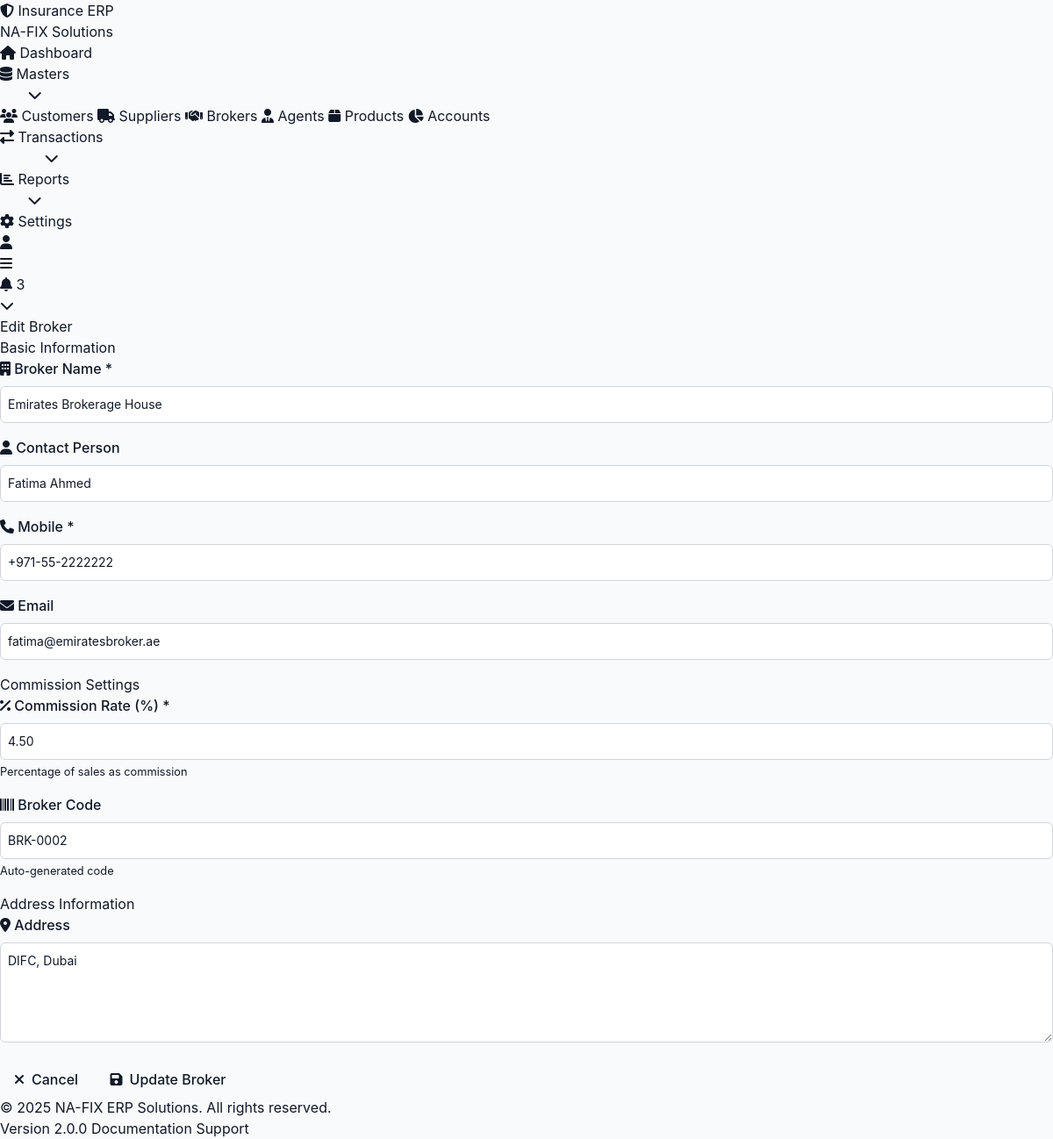
Page /brokers/edit/2 on the committed database.
### tables this page shows
CREATE TABLE IF NOT EXISTS `broker` (
  `broker_id` int(11) NOT NULL AUTO_INCREMENT,
  `broker_code` varchar(50) DEFAULT NULL,
  `broker_name` varchar(255) NOT NULL,
  `contact_person` varchar(255) DEFAULT NULL,
  `mobile` varchar(20) NOT NULL,
  `email` varchar(100) DEFAULT NULL,
  `address` text,
  `commission_rate` decimal(5,2) DEFAULT 0.00,
  `status` tinyint(1) DEFAULT 1,
  PRIMARY KEY (`broker_id`),
  UNIQUE KEY `broker_code` (`broker_code`)
);

### application/controllers/Brokers.php (called while the page is built, shortened)
<?php
class Brokers extends CI_Controller {
    public function __construct() {
        $this->load->model('Broker_model');
    }
    public function edit($broker_id) {
        $broker = $this->Broker_model->get_by_id($broker_id);
        $data = [
            'page_title' => 'Edit Broker',
            'broker' => $broker,
            'main_content' => 'brokers/form'
        ];
        $this->load->view('templates/modern_layout', $data);
    }
}

### index.php (called while the page is built, shortened)
<?php
require_once BASEPATH.'core/CodeIgniter.php';

### application/core/MY_Model.php (called while the page is built, shortened)
<?php
class MY_Model extends CI_Model {
    protected $table;
    protected $primary_key = 'id';
    public function get_by_id($id) {
        $query = $this->db->get_where($this->table, [
            $this->primary_key => $id
        ]);
        return $query->row();
    }
}

### application/views/brokers/form.php (the view, shortened to what this page needs)
<?php
$is_edit = isset($broker) && $broker;
?>
<form method="post" action="">
    <div class="grid grid-cols-1 lg:grid-cols-2 gap-6">
        <div class="space-y-6">
            <div class="bg-primary-50 border border-primary-200 rounded-lg p-4">
                <h3 class="text-lg font-semibold mb-4">Basic Information</h3>
                <div class="form-group">
                    <label><i class="fas fa-building"></i> Broker Name *</label>
                    <input type="text"
                           name="broker_name"
                           value="<?php echo $is_edit ? htmlspecialchars($broker->broker_name) : ''; ?>"
                           class="form-control"
                           required>
                </div>
                <div class="form-group">
                    <label><i class="fas fa-user"></i> Contact Person</label>
                    <input type="text"
                           name="contact_person"
                           value="<?php echo $is_edit ? htmlspecialchars($broker->contact_person ?? '') : ''; ?>"
                           class="form-control">
                </div>
                <div class="form-group">
                    <label><i class="fas fa-phone"></i> Mobile *</label>
                    <input type="text"
                           name="mobile"
                           value="<?php echo $is_edit ? htmlspecialchars($broker->mobile) : ''; ?>"
                           class="form-control"
                           required>
                </div>
                <div class="form-group">
                    <label><i class="fas fa-envelope"></i> Email</label>
                    <input type="email"
                           name="email"
                           value="<?php echo $is_edit ? htmlspecialchars($broker->email ?? '') : ''; ?>"
                           class="form-control">
                </div>
            </div>
        </div>
        <div class="space-y-6">
            <div class="bg-success-50 border border-success-200 rounded-lg p-4">
                <h3 class="text-lg font-semibold mb-4">Commission Settings</h3>
                <div class="form-group">
                    <label><i class="fas fa-percentage"></i> Commission Rate (%) *</label>
                    <input type="number"
                           name="commission_rate"
                           value="<?php echo $is_edit ? $broker->commission_rate : '0'; ?>"
                           class="form-control"
                           min="0"
                           max="100"
                           step="0.01"
                           required>
                    <small class="text-gray-600">Percentage of sales as commission</small>
                </div>
                <?php if ($is_edit && isset($broker->broker_code)): ?>
                    <div class="form-group">
                        <label><i class="fas fa-barcode"></i> Broker Code</label>
                        <input type="text"
                               value="<?php echo htmlspecialchars($broker->broker_code); ?>"
                               class="form-control"
                               readonly
                               disabled>
                        <small class="text-gray-600">Auto-generated code</small>
                    </div>
                <?php endif; ?>
            </div>
            <div class="bg-gray-50 border border-gray-200 rounded-lg p-4">
                <h3 class="text-lg font-semibold mb-4">Address Information</h3>
                <div class="form-group">
                    <label><i class="fas fa-map-marker-alt"></i> Address</label>
                    <textarea name="address"
                              class="form-control"
                              rows="4"><?php echo $is_edit ? htmlspecialchars($broker->address ?? '') : ''; ?></textarea>
                </div>
            </div>
        </div>
    </div>
    <div class="flex justify-end gap-4 mt-6 pt-6 border-t">
        <a href="<?php echo base_url('brokers'); ?>" class="btn btn-outline">
            <i class="fas fa-times"></i> Cancel
        </a>
        <button type="submit" class="btn btn-primary">
            <i class="fas fa-save"></i> <?php echo $is_edit ? 'Update Broker' : 'Add Broker'; ?>
        </button>
    </div>
</form>

### application/views/brokers/form.php (style rules this page uses)
.form-control { width: 100%; padding: 0.5rem; border: 1px solid #d1d5db; border-radius: 0.375rem; font-size: 0.875rem; }
.form-group { margin-bottom: 1rem; }
.form-group label { display: block; margin-bottom: 0.5rem; font-weight: 500; }
.form-group small { display: block; margin-top: 0.25rem; }

### rows in the picture
broker: broker_name "Emirates Brokerage House", contact_person "Fatima Ahmed", mobile "+971-55-2222222", email "fatima@emiratesbroker.ae", commission_rate "4.50", broker_code "BRK-0002", address "DIFC, Dubai"

### other values in the picture
$title "Edit Broker"
